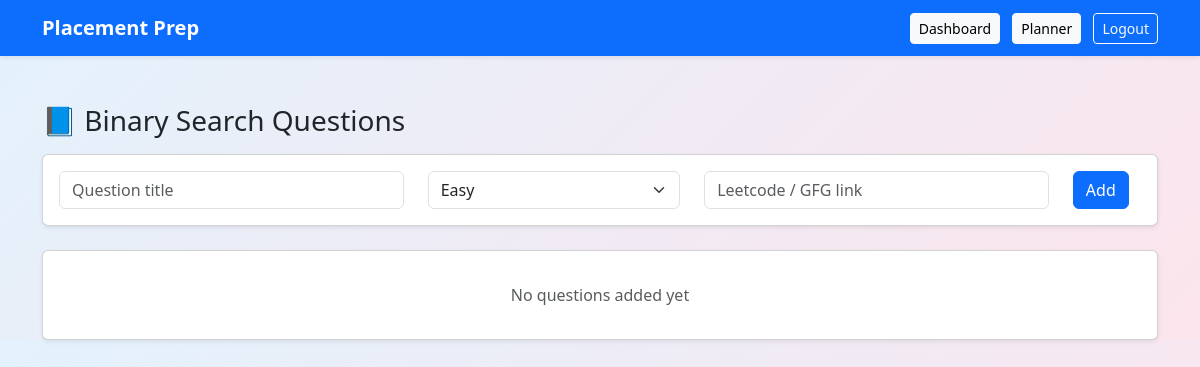
The app's page /questions/Binary Search (signed in), older data.
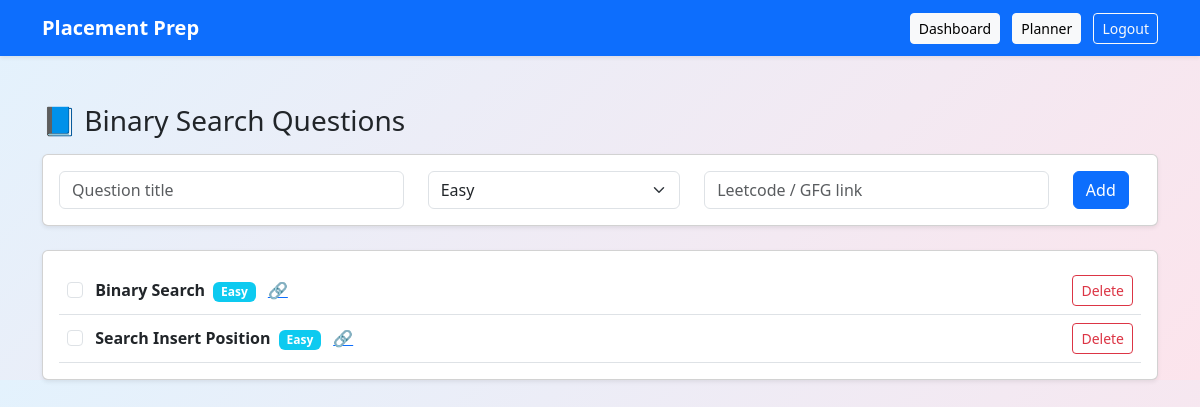
The same page, newer data.
### app.py (models this page shows)
class Question(db.Model):
    id = db.Column(db.Integer, primary_key=True)
    title = db.Column(db.String(200))
    difficulty = db.Column(db.String(20))
    link = db.Column(db.String(300))
    topic = db.Column(db.String(50))
    solved = db.Column(db.Boolean, default=False)
    user_email = db.Column(db.String(100))

### app.py (the view)
@app.route("/questions/<topic>")
def view_questions(topic):
    if "user" not in session:
        return redirect(url_for("login"))
    questions = Question.query.filter_by(
        user_email=session["user"],
        topic=topic
    ).all()
    return render_template(
        "questions.html",
        topic=topic,
        questions=questions
    )

### templates/questions.html (shortened to what this page needs)
{% extends "base.html" %}
{% block content %}
<h3 class="mb-3">📘 {{ topic }} Questions</h3>
<div class="card p-3 mb-4 shadow-sm">
  <form action="/add-question" method="POST">
    <div class="row">
      <div class="col-md-4">
        <input class="form-control" name="title" placeholder="Question title" required>
      </div>
      <div class="col-md-3">
        <select name="difficulty" class="form-select">
          <option>Easy</option>
        </select>
      </div>
      <div class="col-md-4">
        <input class="form-control" name="link" placeholder="Leetcode / GFG link">
      </div>
      <div class="col-md-1">
        <button class="btn btn-primary">Add</button>
      </div>
    </div>
  </form>
</div>
<div class="card p-3 shadow-sm">
  {% for q in questions %}
  <div class="d-flex justify-content-between align-items-center border-bottom p-2">
    <div>
      <input
        class="form-check-input me-2"
        type="checkbox"
        onchange="toggleQ({{ q.id }})"
      >
      <strong>{{ q.title }}</strong>
      <span class="badge bg-info ms-1">
        {{ q.difficulty }}
      </span>
      {% if q.link %}
        <a href="{{ q.link }}" target="_blank" class="ms-2">
          🔗
        </a>
      {% endif %}
    </div>
    <form action="/delete-question" method="post" class="m-0">
      <button class="btn btn-sm btn-outline-danger">
        Delete
      </button>
    </form>
  </div>
  {% endfor %}
  {% if not questions %}
    <p class="text-muted text-center mt-3">
      No questions added yet
    </p>
  {% endif %}
</div>
{% endblock %}

Row changes from the older to the newer data that the page shows:
added Question: title "Binary Search", difficulty "Easy"
added Question: title "Search Insert Position", difficulty "Easy"
Text that changed along with them:
text no longer shown: "No questions added yet"
